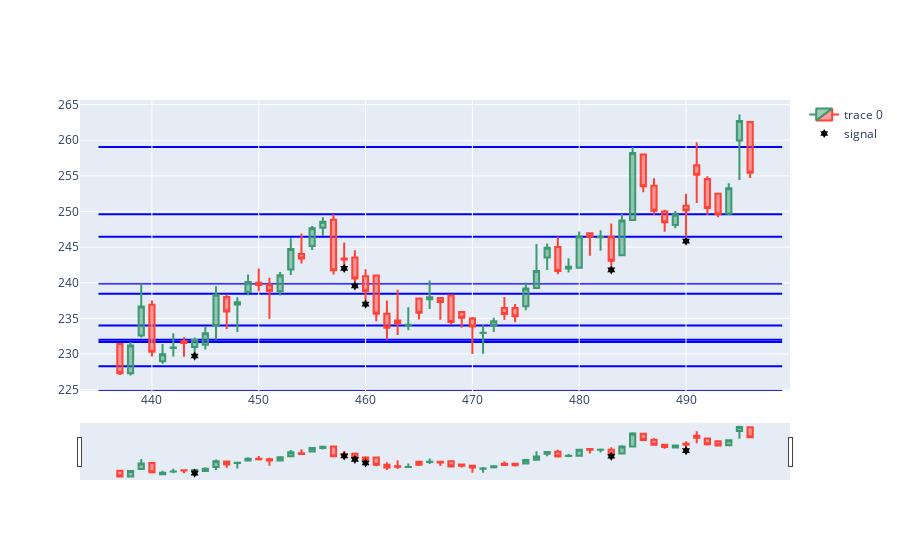

Notebook code cell kept with this figure:
### Code cell
sri.showIndicator(60)

### Figure 1 — Plotly figure (JSON) as saved in the notebook; plotly's stock layout.template omitted (floating-point values rounded to 4 significant figures)
{"data": [{"close": [227.3, 231.2, 236.7, 230.3, 229.9, 230.9, 231.6, 231.9, 232.9, 238.3, 235.9, 237.2, 240.1, 239.7, 238.8, 241.1, 244.8, 243.4, 247.7, 248.6, 241.8, 243.2, 240.6, 238.8, 235.7, 233.7, 234.3, 234.1, 235.8, 237.9, 237.3, 234.5, 235.1, 233.8, 233, 234.6, 235.6, 235.3, 239.2, 241.7, 244.9, 241.7, 242.2, 246.5, 246.4, 246.4, 243.1, 248.8, 258.2, 253.6, 250.1, 248.5, 249.6, 250.2, 255.2, 250.5, 249.6, 253.2, 262.7, 255.4], "high": [231.6, 231.7, 239.9, 237.5, 231.4, 232.9, 232.3, 232.3, 233.9, 239.5, 238.3, 237.9, 241.2, 242, 240.7, 241.5, 246.2, 246.9, 247.9, 249.2, 249.6, 245.7, 244.6, 241.9, 241, 237.5, 239, 236.6, 237.8, 240.3, 237.9, 238.3, 235.9, 235.2, 234.1, 235.1, 238, 237, 240.1, 245.4, 245.5, 246.4, 243.4, 247.2, 246.9, 247.3, 248.3, 249.7, 259.1, 258, 254.7, 250.2, 250.1, 252.5, 259.7, 254.9, 252.5, 253.9, 263.6, 262.5], "low": [227.1, 227, 232.3, 229.7, 228.7, 229.7, 229.6, 229.9, 230.7, 232, 233.5, 233.1, 238.2, 238.8, 234.9, 238.2, 241.1, 242.7, 244.6, 246.6, 241.2, 242.3, 240, 237.4, 234.6, 232, 232.7, 233.3, 234.8, 236.3, 234.8, 234.1, 233.7, 230, 230.1, 233.1, 234.8, 234.4, 236.2, 239.2, 241.8, 241.2, 241.4, 242.1, 243.8, 244.5, 242.4, 243.8, 248.8, 252.7, 249.6, 247.2, 247.7, 246.4, 251.2, 249.5, 249.2, 249.5, 254.4, 254.7], "open": [231.4, 227.3, 232.6, 236.9, 229, 230.8, 231.8, 231, 231.3, 234.1, 238, 236.9, 238.7, 240, 239.7, 238.8, 241.8, 244.1, 245.2, 247.7, 248.8, 243.4, 243.6, 240.9, 241, 235.7, 234.7, 234.1, 237.8, 237.7, 237.8, 238.2, 235.9, 235, 232.9, 234, 236.4, 236.4, 236.7, 239.2, 243.6, 245, 242, 242.1, 246.9, 246.4, 246.4, 243.8, 248.8, 258, 253.6, 250, 248.1, 250.8, 256.5, 254.6, 252.5, 249.7, 259.9, 262.5], "type": "candlestick", "x": [437, 438, 439, 440, 441, 442, 443, 444, 445, 446, 447, 448, 449, 450, 451, 452, 453, 454, 455, 456, 457, 458, 459, 460, 461, 462, 463, 464, 465, 466, 467, 468, 469, 470, 471, 472, 473, 474, 475, 476, 477, 478, 479, 480, 481, 482, 483, 484, 485, 486, 487, 488, 489, 490, 491, 492, 493, 494, 495, 496]}, {"marker": {"color": "Black", "size": 7, "symbol": "hexagram"}, "mode": "markers", "name": "signal", "type": "scatter", "x": [437, 438, 439, 440, 441, 442, 443, 444, 445, 446, 447, 448, 449, 450, 451, 452, 453, 454, 455, 456, 457, 458, 459, 460, 461, 462, 463, 464, 465, 466, 467, 468, 469, 470, 471, 472, 473, 474, 475, 476, 477, 478, 479, 480, 481, 482, 483, 484, 485, 486, 487, 488, 489, 490, 491, 492, 493, 494, 495, 496], "y": [null, null, null, null, null, null, null, 229.7, null, null, null, null, null, null, null, null, null, null, null, null, null, 242.0, 239.5, 237.0, null, null, null, null, null, null, null, null, null, null, null, null, null, null, null, null, null, null, null, null, null, null, 241.8, null, null, null, null, null, null, 245.8, null, null, null, null, null, null]}], "layout": {"shapes": [{"layer": "below", "line": {"color": "blue"}, "type": "line", "x0": 435, "x1": 499, "xref": "x", "y0": 232, "y1": 232, "yref": "y"}, {"layer": "below", "line": {"color": "blue"}, "type": "line", "x0": 435, "x1": 499, "xref": "x", "y0": 246.4, "y1": 246.4, "yref": "y"}, {"layer": "below", "line": {"color": "blue"}, "type": "line", "x0": 435, "x1": 499, "xref": "x", "y0": 231.7, "y1": 231.7, "yref": "y"}, {"layer": "below", "line": {"color": "blue"}, "type": "line", "x0": 435, "x1": 499, "xref": "x", "y0": 238.4, "y1": 238.4, "yref": "y"}, {"layer": "below", "line": {"color": "blue"}, "type": "line", "x0": 435, "x1": 499, "xref": "x", "y0": 224.9, "y1": 224.9, "yref": "y"}, {"layer": "below", "line": {"color": "blue"}, "type": "line", "x0": 435, "x1": 499, "xref": "x", "y0": 228.3, "y1": 228.3, "yref": "y"}, {"layer": "below", "line": {"color": "blue"}, "type": "line", "x0": 435, "x1": 499, "xref": "x", "y0": 234, "y1": 234, "yref": "y"}, {"layer": "below", "line": {"color": "blue"}, "type": "line", "x0": 435, "x1": 499, "xref": "x", "y0": 239.9, "y1": 239.9, "yref": "y"}, {"layer": "below", "line": {"color": "blue"}, "type": "line", "x0": 435, "x1": 499, "xref": "x", "y0": 249.6, "y1": 249.6, "yref": "y"}, {"layer": "below", "line": {"color": "blue"}, "type": "line", "x0": 435, "x1": 499, "xref": "x", "y0": 259.1, "y1": 259.1, "yref": "y"}]}}
